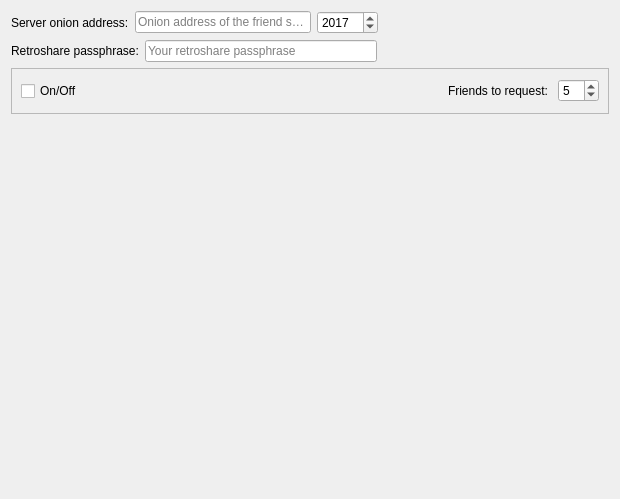
<?xml version="1.0" encoding="UTF-8"?>
<ui version="4.0">
 <class>FriendServerControl</class>
 <widget class="QWidget" name="FriendServerControl">
  <property name="geometry">
   <rect>
    <x>0</x>
    <y>0</y>
    <width>620</width>
    <height>499</height>
   </rect>
  </property>
  <layout class="QVBoxLayout" name="verticalLayout">
   <item>
    <layout class="QHBoxLayout" name="horizontalLayout_2">
     <item>
      <widget class="QLabel" name="label">
       <property name="text">
        <string>Server onion address:</string>
       </property>
      </widget>
     </item>
     <item>
      <widget class="QLineEdit" name="torServerAddress_LE">
       <property name="sizePolicy">
        <sizepolicy hsizetype="MinimumExpanding" vsizetype="Fixed">
         <horstretch>0</horstretch>
         <verstretch>0</verstretch>
        </sizepolicy>
       </property>
       <property name="toolTip">
        <string>&lt;html&gt;&lt;head/&gt;&lt;body&gt;&lt;p&gt;Enter here the onion address of the Friend Server that was given to you. The address will be automatically checked after you enter it and a green bullet will appear if the server is online.&lt;/p&gt;&lt;/body&gt;&lt;/html&gt;</string>
       </property>
       <property name="placeholderText">
        <string>Onion address of the friend server</string>
       </property>
      </widget>
     </item>
     <item>
      <widget class="QSpinBox" name="torServerPort_SB">
       <property name="toolTip">
        <string>&lt;html&gt;&lt;head/&gt;&lt;body&gt;&lt;p&gt;Communication port of the server. You usually get a server address as somestring.onion:port. The port is the number right after &amp;quot;:&amp;quot;&lt;/p&gt;&lt;/body&gt;&lt;/html&gt;</string>
       </property>
       <property name="minimum">
        <number>1025</number>
       </property>
       <property name="maximum">
        <number>65536</number>
       </property>
       <property name="value">
        <number>2017</number>
       </property>
      </widget>
     </item>
     <item>
      <widget class="QLabel" name="serverStatusCheckResult_LB">
       <property name="text">
        <string/>
       </property>
      </widget>
     </item>
     <item>
      <widget class="QLabel" name="torServerStatus_LB">
       <property name="text">
        <string/>
       </property>
      </widget>
     </item>
     <item>
      <spacer name="horizontalSpacer">
       <property name="orientation">
        <enum>Qt::Horizontal</enum>
       </property>
       <property name="sizeHint" stdset="0">
        <size>
         <width>40</width>
         <height>20</height>
        </size>
       </property>
      </spacer>
     </item>
     <item>
      <widget class="QToolButton" name="helpButton">
       <property name="focusPolicy">
        <enum>Qt::NoFocus</enum>
       </property>
       <property name="icon">
        <iconset resource="icons.qrc">
         <normaloff>:/icons/help_64.png</normaloff>:/icons/help_64.png</iconset>
       </property>
       <property name="checkable">
        <bool>true</bool>
       </property>
       <property name="checked">
        <bool>false</bool>
       </property>
       <property name="autoRaise">
        <bool>true</bool>
       </property>
      </widget>
     </item>
    </layout>
   </item>
   <item>
    <layout class="QHBoxLayout" name="horizontalLayout"/>
   </item>
   <item>
    <layout class="QHBoxLayout" name="horizontalLayout_4">
     <item>
      <widget class="QLabel" name="label_4">
       <property name="text">
        <string>Retroshare passphrase:</string>
       </property>
      </widget>
     </item>
     <item>
      <widget class="QLineEdit" name="passphrase_LE">
       <property name="sizePolicy">
        <sizepolicy hsizetype="MinimumExpanding" vsizetype="Fixed">
         <horstretch>0</horstretch>
         <verstretch>0</verstretch>
        </sizepolicy>
       </property>
       <property name="toolTip">
        <string>&lt;html&gt;&lt;head/&gt;&lt;body&gt;&lt;p&gt;Your Retroshare login passphrase is needed to ensure the security of data exchange with the friend server.&lt;/p&gt;&lt;/body&gt;&lt;/html&gt;</string>
       </property>
       <property name="echoMode">
        <enum>QLineEdit::Password</enum>
       </property>
       <property name="placeholderText">
        <string>Your retroshare passphrase</string>
       </property>
      </widget>
     </item>
     <item>
      <spacer name="horizontalSpacer_4">
       <property name="orientation">
        <enum>Qt::Horizontal</enum>
       </property>
       <property name="sizeHint" stdset="0">
        <size>
         <width>40</width>
         <height>20</height>
        </size>
       </property>
      </spacer>
     </item>
    </layout>
   </item>
   <item>
    <widget class="QFrame" name="frame">
     <property name="frameShape">
      <enum>QFrame::StyledPanel</enum>
     </property>
     <property name="frameShadow">
      <enum>QFrame::Raised</enum>
     </property>
     <layout class="QHBoxLayout" name="horizontalLayout_3">
      <item>
       <widget class="QCheckBox" name="friendServerOnOff_CB">
        <property name="text">
         <string>On/Off</string>
        </property>
       </widget>
      </item>
      <item>
       <spacer name="horizontalSpacer_5">
        <property name="orientation">
         <enum>Qt::Horizontal</enum>
        </property>
        <property name="sizeHint" stdset="0">
         <size>
          <width>302</width>
          <height>26</height>
         </size>
        </property>
       </spacer>
      </item>
      <item>
       <widget class="QLabel" name="label_2">
        <property name="text">
         <string>Friends to request: </string>
        </property>
       </widget>
      </item>
      <item>
       <widget class="QSpinBox" name="torServerFriendsToRequest_SB">
        <property name="minimum">
         <number>1</number>
        </property>
        <property name="maximum">
         <number>15</number>
        </property>
        <property name="value">
         <number>5</number>
        </property>
       </widget>
      </item>
     </layout>
    </widget>
   </item>
   <item>
    <spacer name="verticalSpacer">
     <property name="orientation">
      <enum>Qt::Vertical</enum>
     </property>
     <property name="sizeHint" stdset="0">
      <size>
       <width>20</width>
       <height>380</height>
      </size>
     </property>
    </spacer>
   </item>
  </layout>
 </widget>
 <resources>
  <include location="icons.qrc"/>
 </resources>
 <connections/>
</ui>
